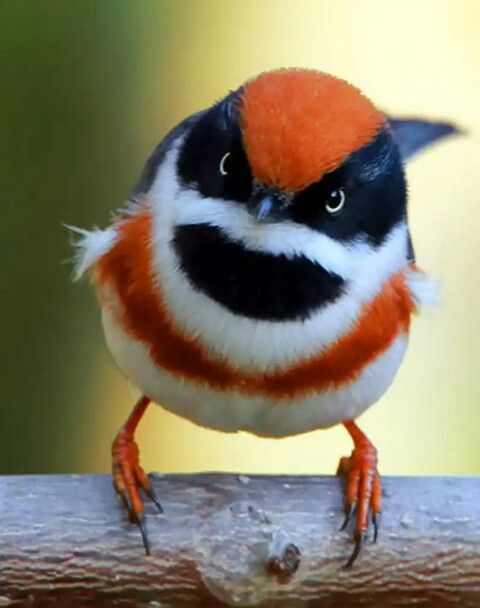
#> input picture Day_3/bird_1.jpg, 480 x 608 px
$ jupyter execute --allow-errors img_Detect.ipynb
#> lines starting #> are read from the running program, lines starting #| are printed output that depends on the picture
[cell 1]
from PIL import Image
from PIL.ExifTags import TAGS

#> (the rest of this cell did not finish here and is left out)

[cell 2]
import cv2
import numpy as np
import matplotlib.pyplot as plt

img = cv2.imread("47440.jpg", 0)  # escala de grises
#> (the rest of this cell did not finish here and is left out)

[cell 3]
img = cv2.imread("bird_1.jpg", 0)  # escala de grises
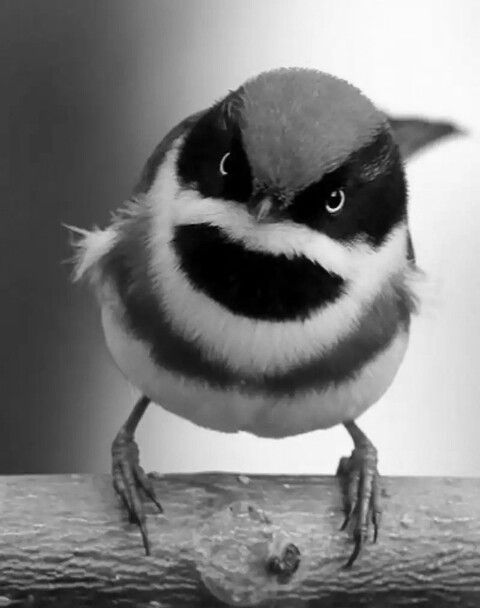
#> img: shape (608, 480); min 0, max 255, mean 125.6
f = np.fft.fft2(img)
fshift = np.fft.fftshift(f)
magnitud = 20 * np.log(np.abs(fshift))
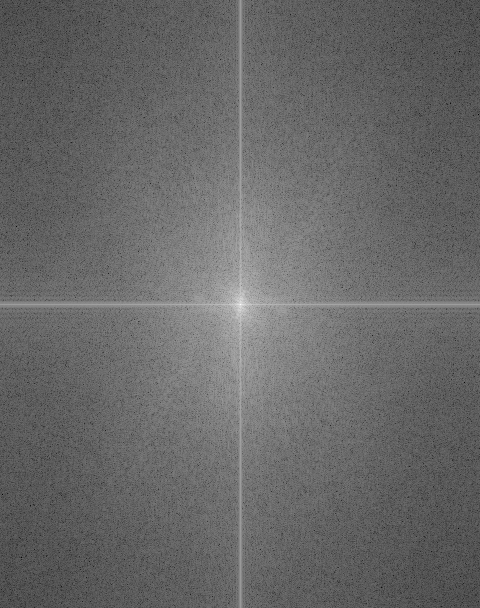
#> magnitud: shape (608, 480) float64; min -4.47, max 348.3, mean 139.6; drawn with min black and max white

plt.imshow(magnitud, cmap='gray')
plt.title("Frecuencia (FFT)")
plt.axis('off')
plt.show()

$ run again, with Day_3/animal-4139757_1280.jpg copied over Day_3/bird_1.jpg
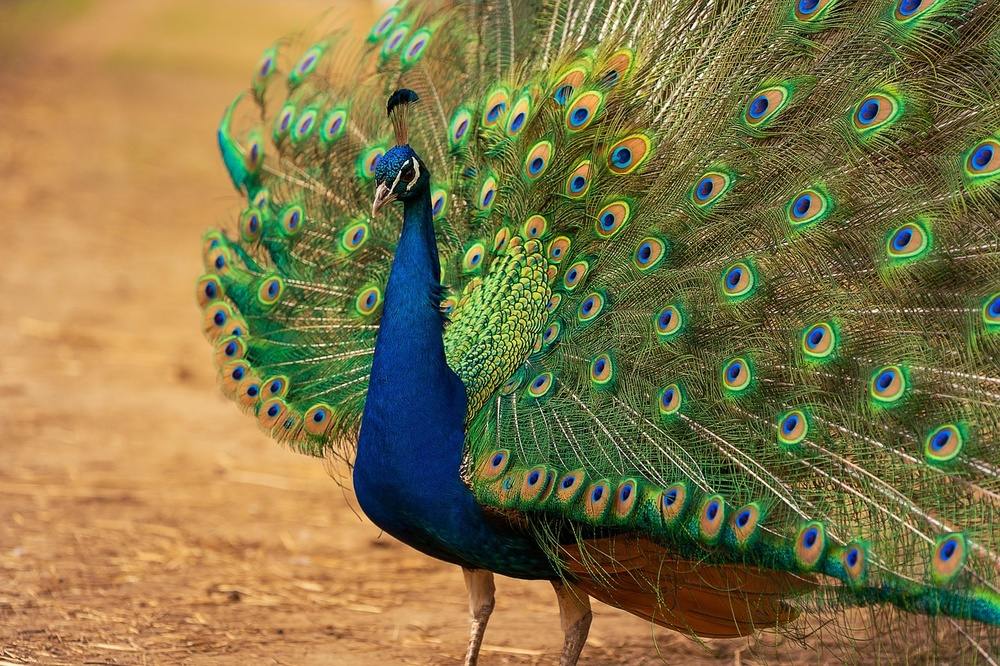
#> input picture Day_3/animal-4139757_1280.jpg, 1000 x 666 px, shrunk from 1280 x 853 before the run
#> `img = cv2.imread("bird_1.jpg", 0)`:
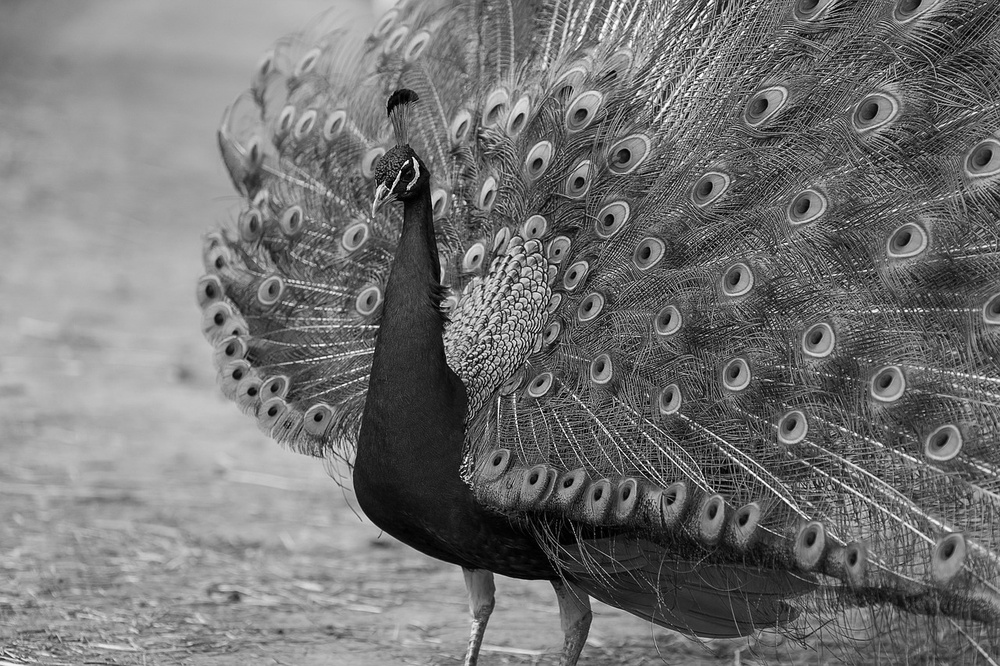
#> img: shape (666, 1000); min 0, max 255, mean 115.8
#> `magnitud = 20 * np.log(np.abs(fshift))`:
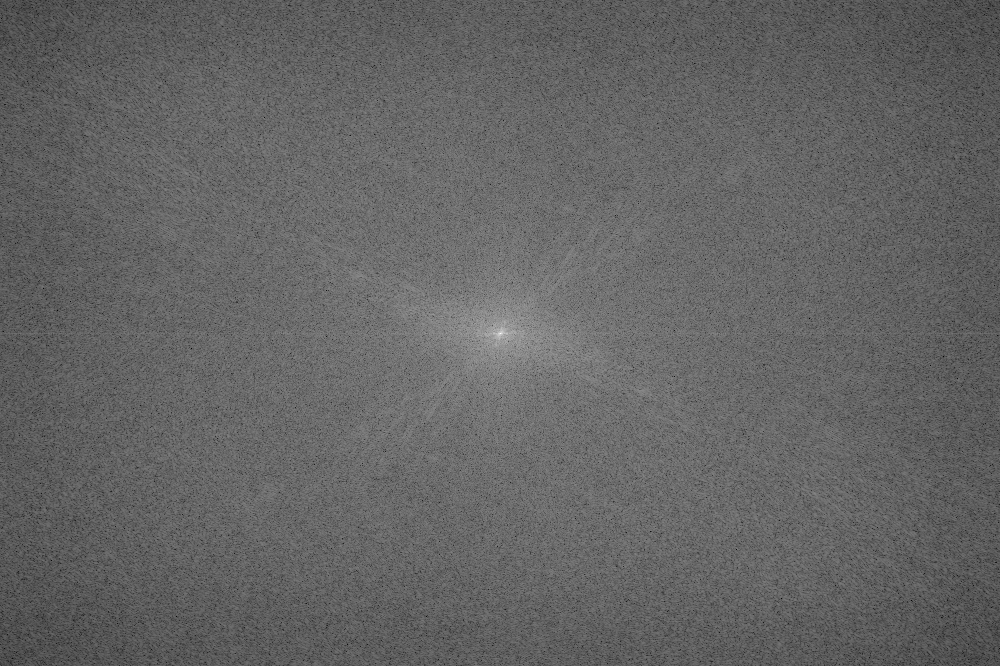
#> magnitud: shape (666, 1000) float64; min 77.12, max 363.2, mean 190; drawn with min black and max white

$ run again, with Day_3/ave2.jpg copied over Day_3/bird_1.jpg
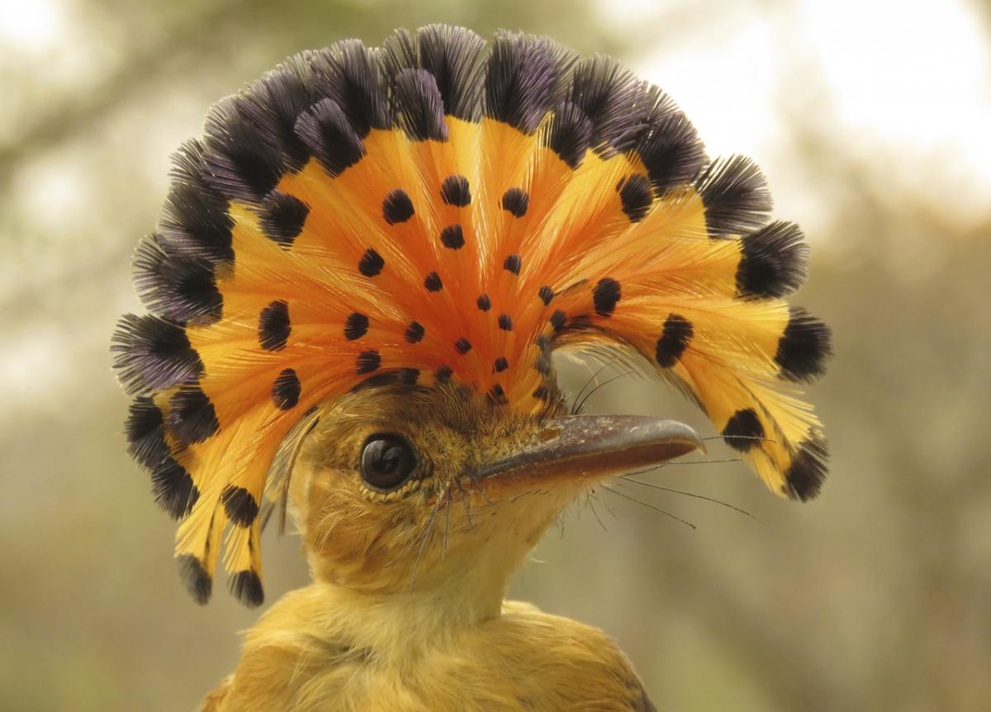
#> input picture Day_3/ave2.jpg, 991 x 712 px, shrunk from 1200 x 863 before the run
#> `img = cv2.imread("bird_1.jpg", 0)`:
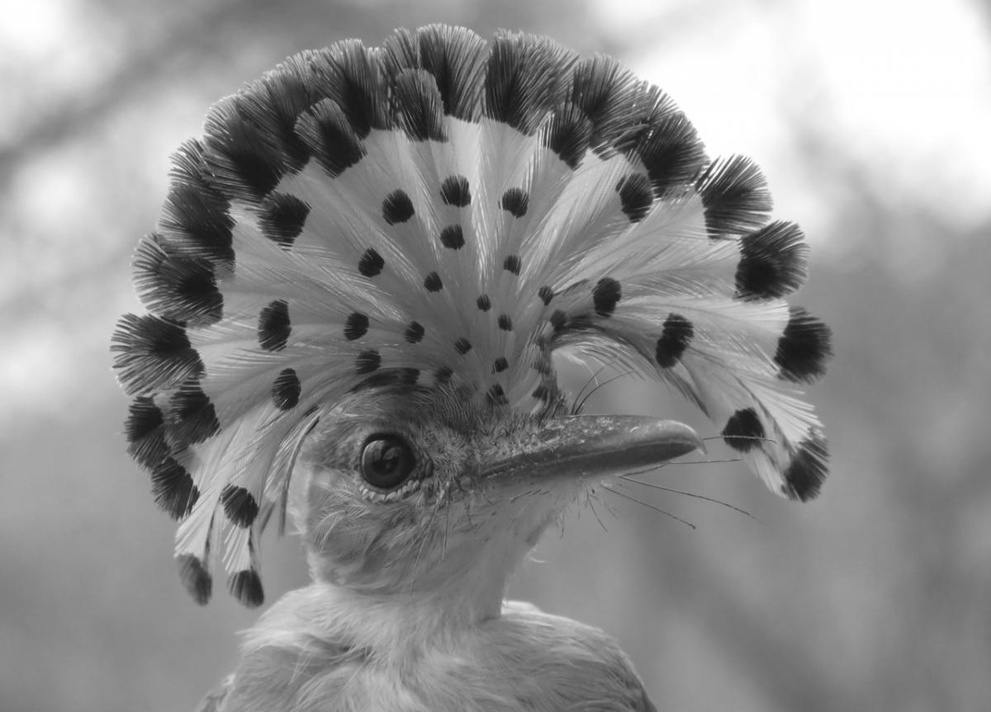
#> img: shape (712, 991); min 19, max 255, mean 140.9
#> `magnitud = 20 * np.log(np.abs(fshift))`:
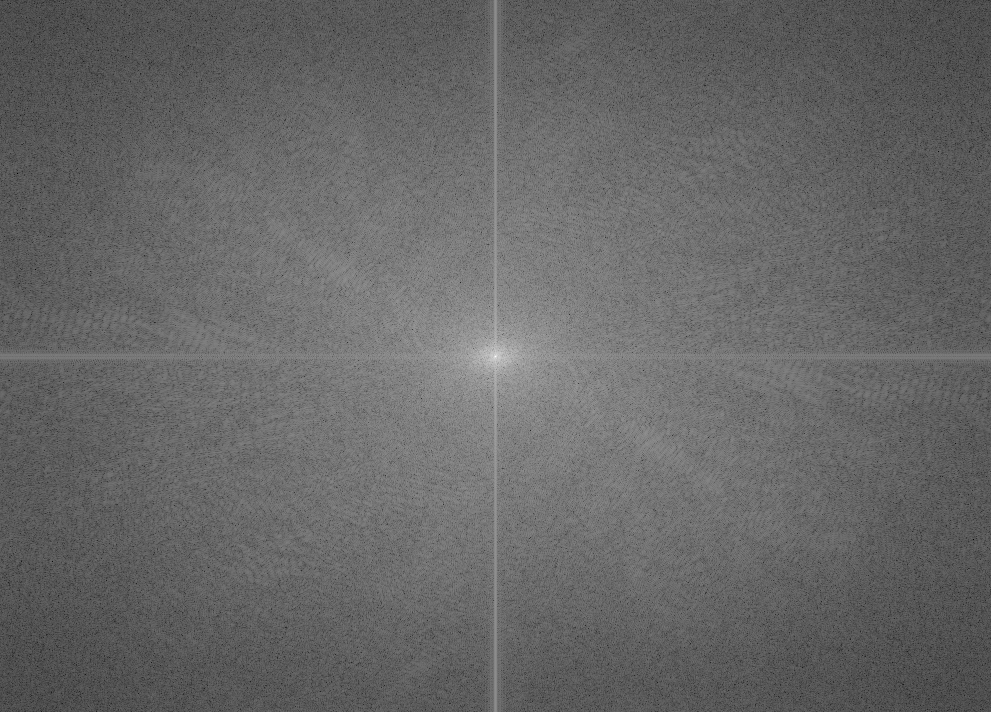
#> magnitud: shape (712, 991) float64; min 10.71, max 368.3, mean 155; drawn with min black and max white

$ run again, with Day_3/IA_Bird.png saved as Day_3/bird_1.jpg
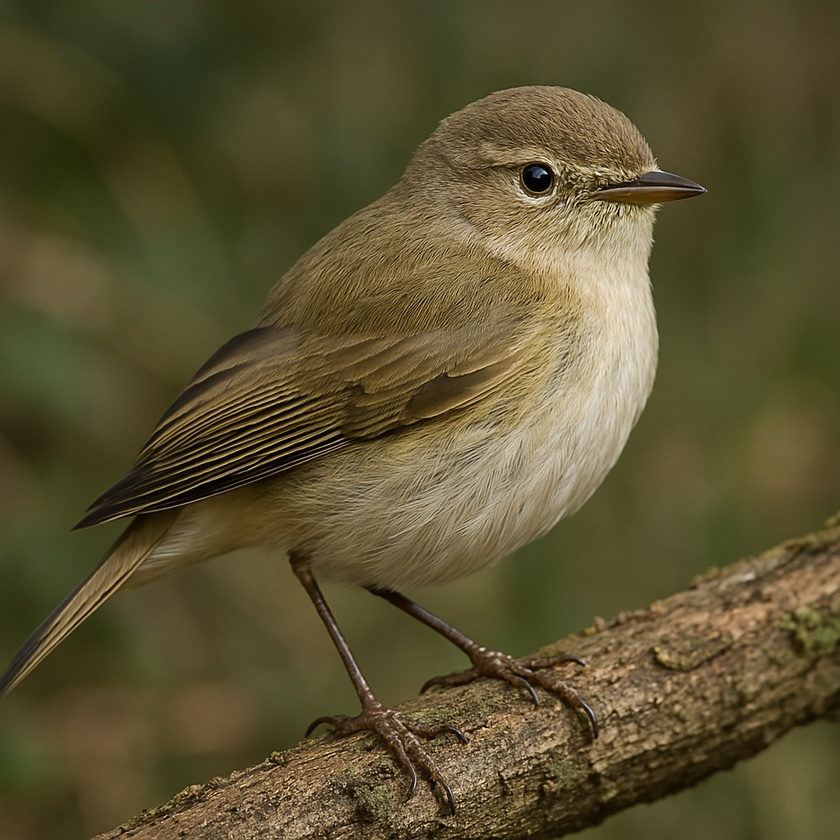
#> input picture Day_3/IA_Bird.png, 840 x 840 px, shrunk from 1024 x 1024 before the run
#> `img = cv2.imread("bird_1.jpg", 0)`:
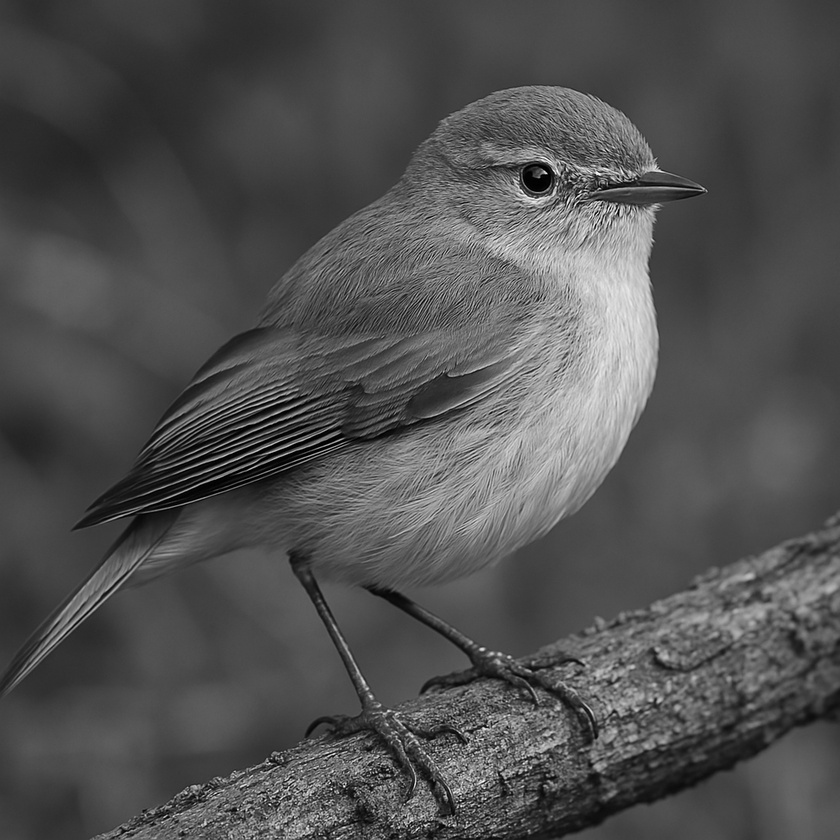
#> img: shape (840, 840); min 0, max 255, mean 81.2
#> `magnitud = 20 * np.log(np.abs(fshift))`:
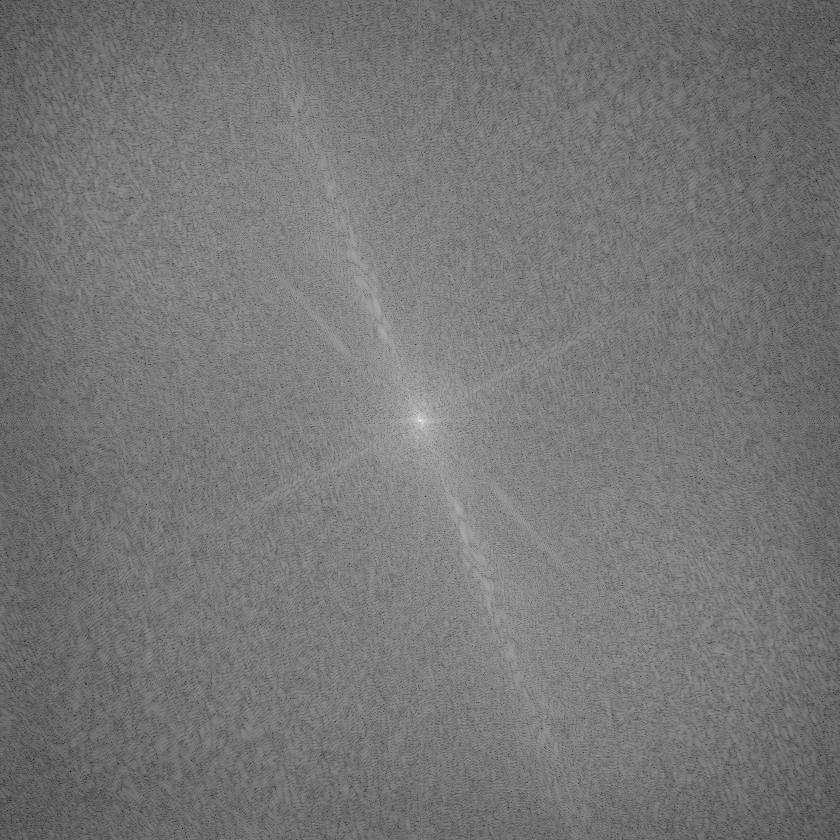
#> magnitud: shape (840, 840) float64; min 15.1, max 357.3, mean 175; drawn with min black and max white
